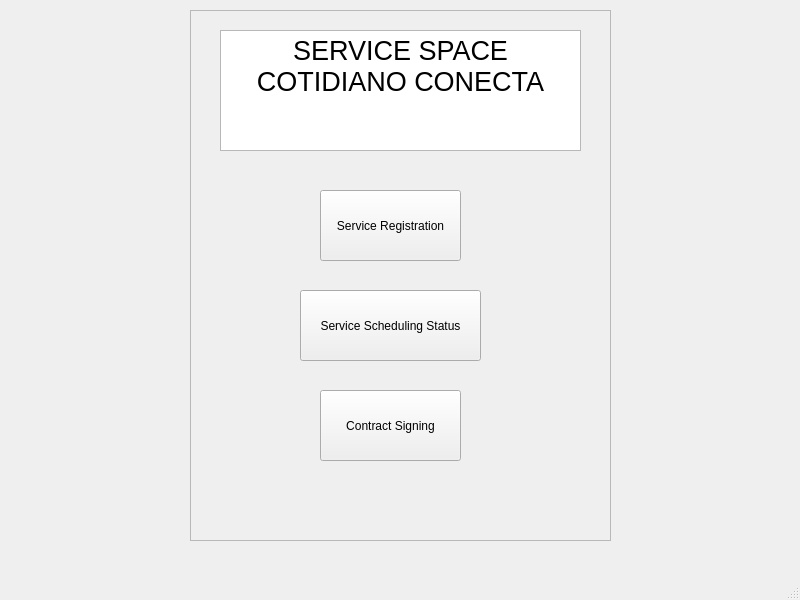
<?xml version="1.0" encoding="UTF-8"?>
<ui version="4.0">
 <class>serviceSpaceWindow</class>
 <widget class="QMainWindow" name="serviceSpaceWindow">
  <property name="geometry">
   <rect>
    <x>0</x>
    <y>0</y>
    <width>800</width>
    <height>600</height>
   </rect>
  </property>
  <property name="windowTitle">
   <string>MainWindow</string>
  </property>
  <widget class="QWidget" name="centralwidget">
   <widget class="QFrame" name="frame">
    <property name="geometry">
     <rect>
      <x>190</x>
      <y>10</y>
      <width>421</width>
      <height>531</height>
     </rect>
    </property>
    <property name="frameShape">
     <enum>QFrame::StyledPanel</enum>
    </property>
    <property name="frameShadow">
     <enum>QFrame::Raised</enum>
    </property>
    <widget class="QTextBrowser" name="textBrowser">
     <property name="geometry">
      <rect>
       <x>30</x>
       <y>20</y>
       <width>361</width>
       <height>121</height>
      </rect>
     </property>
     <property name="html">
      <string>&lt;!DOCTYPE HTML PUBLIC &quot;-//W3C//DTD HTML 4.0//EN&quot; &quot;http://www.w3.org/TR/REC-html40/strict.dtd&quot;&gt;
&lt;html&gt;&lt;head&gt;&lt;meta name=&quot;qrichtext&quot; content=&quot;1&quot; /&gt;&lt;meta charset=&quot;utf-8&quot; /&gt;&lt;style type=&quot;text/css&quot;&gt;
p, li { white-space: pre-wrap; }
hr { height: 1px; border-width: 0; }
li.unchecked::marker { content: &quot;\2610&quot;; }
li.checked::marker { content: &quot;\2612&quot;; }
&lt;/style&gt;&lt;/head&gt;&lt;body style=&quot; font-family:'Ubuntu'; font-size:11pt; font-weight:400; font-style:normal;&quot;&gt;
&lt;p align=&quot;center&quot; style=&quot; margin-top:0px; margin-bottom:0px; margin-left:0px; margin-right:0px; -qt-block-indent:0; text-indent:0px;&quot;&gt;&lt;span style=&quot; font-size:20pt;&quot;&gt;SERVICE SPACE&lt;/span&gt;&lt;/p&gt;
&lt;p align=&quot;center&quot; style=&quot; margin-top:0px; margin-bottom:0px; margin-left:0px; margin-right:0px; -qt-block-indent:0; text-indent:0px;&quot;&gt;&lt;span style=&quot; font-size:20pt;&quot;&gt;COTIDIANO CONECTA&lt;/span&gt;&lt;/p&gt;&lt;/body&gt;&lt;/html&gt;</string>
     </property>
    </widget>
    <widget class="QPushButton" name="serviceSearchButton">
     <property name="geometry">
      <rect>
       <x>130</x>
       <y>180</y>
       <width>141</width>
       <height>71</height>
      </rect>
     </property>
     <property name="text">
      <string>Service Registration</string>
     </property>
    </widget>
    <widget class="QPushButton" name="serviceSearchButton_2">
     <property name="geometry">
      <rect>
       <x>110</x>
       <y>280</y>
       <width>181</width>
       <height>71</height>
      </rect>
     </property>
     <property name="text">
      <string>Service Scheduling Status</string>
     </property>
    </widget>
    <widget class="QPushButton" name="serviceSearchButton_3">
     <property name="geometry">
      <rect>
       <x>130</x>
       <y>380</y>
       <width>141</width>
       <height>71</height>
      </rect>
     </property>
     <property name="text">
      <string>Contract Signing</string>
     </property>
    </widget>
   </widget>
  </widget>
  <widget class="QMenuBar" name="menubar">
   <property name="geometry">
    <rect>
     <x>0</x>
     <y>0</y>
     <width>800</width>
     <height>22</height>
    </rect>
   </property>
  </widget>
  <widget class="QStatusBar" name="statusbar"/>
 </widget>
 <resources/>
 <connections/>
</ui>
